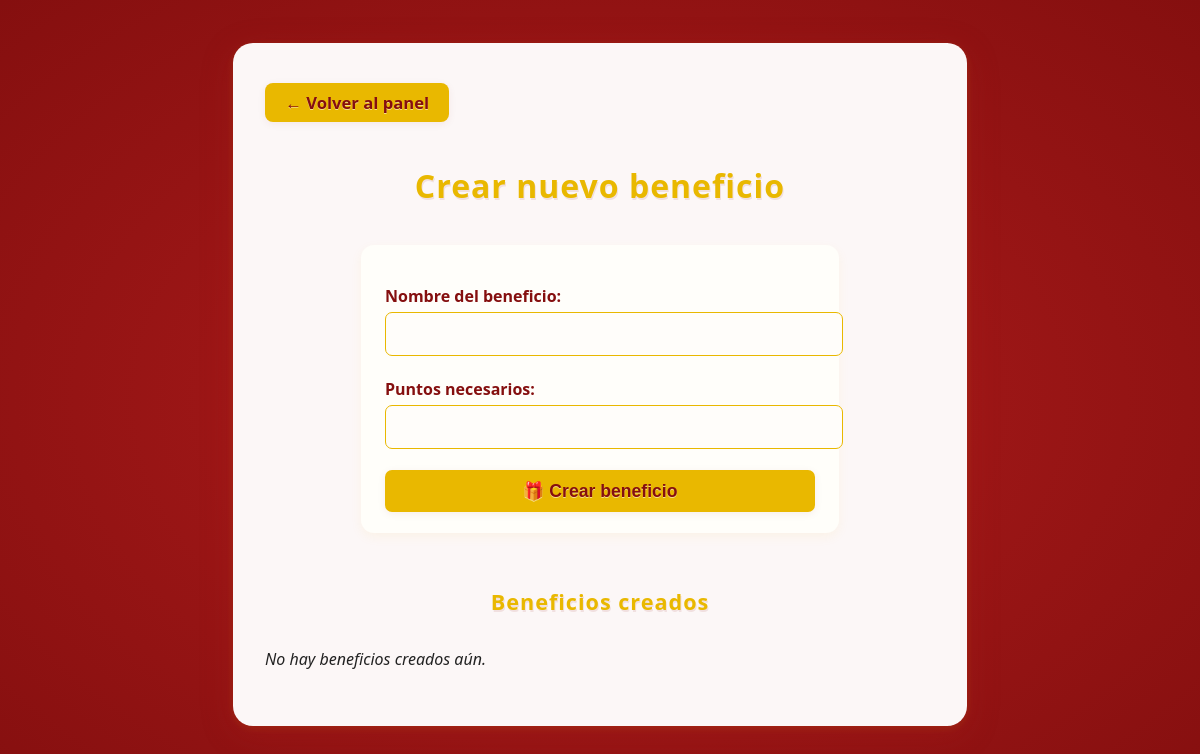
Before: /admin/crear_beneficio (signed in) with the older database file.
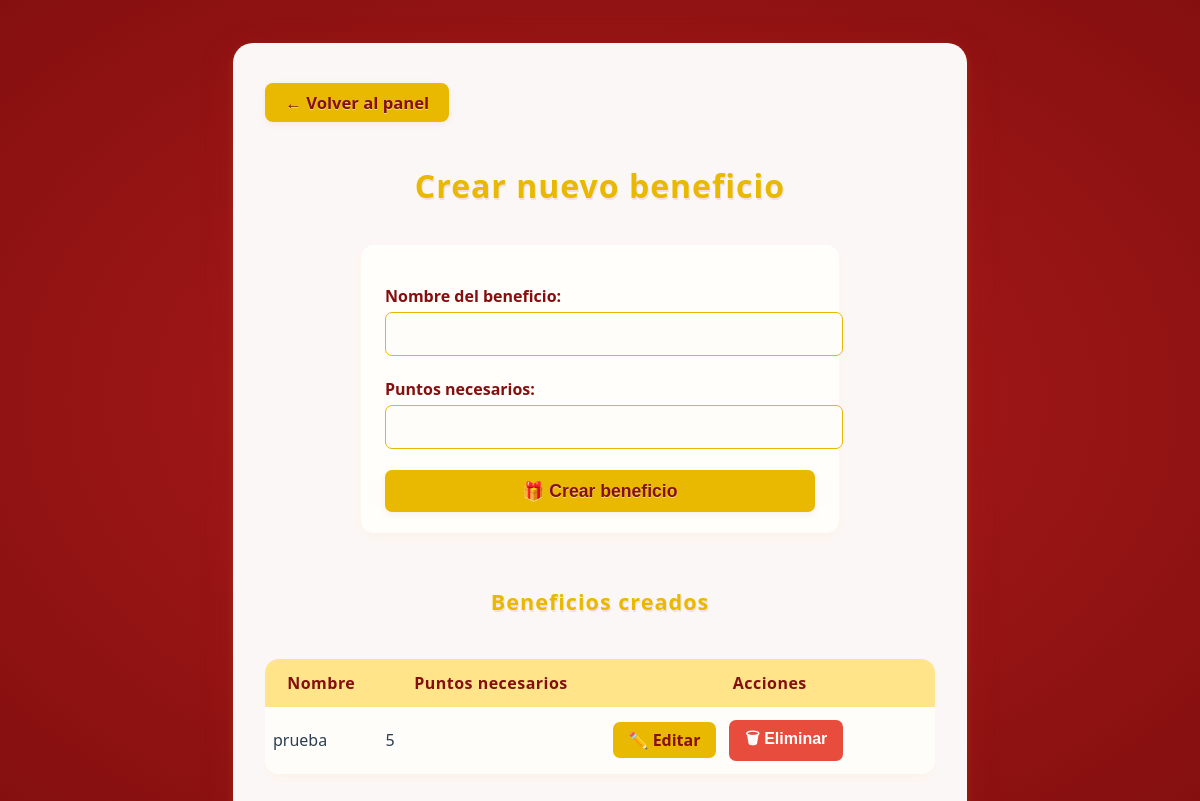
After: the same page with the newer database file.
### app/models.py (models this page shows, shortened)
class Beneficio(db.Model):
    id = db.Column(db.Integer, primary_key=True)
    nombre = db.Column(db.String(100), nullable=False)
    puntos_requeridos = db.Column(db.Integer, nullable=False)

### app/routes.py (the view, shortened to what this page needs)
@app.route('/admin/crear_beneficio', methods=['GET', 'POST'])
@requiere_rol('admin')
def crear_beneficio():
    if 'admin_id' not in session:
        return redirect(url_for('login'))
    beneficios = Beneficio.query.all()
    return render_template('crear_beneficio.html', beneficios=beneficios)

### app/__init__.py (called while the page is built)
@app.before_request
def mantener_sesion_activa():
    session.permanent = True

### app/routes.py (called while the page is built, shortened)
def requiere_rol(*roles_permitidos):
    def decorator(f):
        @wraps(f)
        def wrapper(*args, **kwargs):
            if 'admin_id' not in session:
                return redirect(url_for('login'))
            rol = session.get('rol')
            if rol not in roles_permitidos:
                flash("No tienes permiso para acceder a esta sección", "error")
                return redirect(url_for('panel_admin'))
            return f(*args, **kwargs)
        return wrapper
    return decorator

@app.before_request
def refrescar_timeout():
    if "admin_id" in session:
        now = datetime.utcnow()
        last = session.get("last_activity", now)
        if hasattr(last, "tzinfo") and last.tzinfo is not None:
            last = last.astimezone(timezone.utc).replace(tzinfo=None)
        session["last_activity"] = now

### app/templates/crear_beneficio.html (shortened to what this page needs)
<!DOCTYPE html>
<html>
<head>
    <link rel="stylesheet" href="{{ url_for('static', filename='css/crear.css') }}">
</head>
<body>
    <div class="admin-contenedor" style="max-width: 670px;">
        <a href="{{ url_for('panel_admin') }}" class="btn-primary" style="margin-bottom:1.2em;">← Volver al panel</a>
        <h1>Crear nuevo beneficio</h1>
        <form method="POST" action="{{ url_for('crear_beneficio') }}" class="benef-form">
            <label for="nombre">Nombre del beneficio:</label>
            <input type="text" id="nombre" name="nombre" required>
            <label for="puntos_requeridos">Puntos necesarios:</label>
            <input type="number" id="puntos_requeridos" name="puntos_requeridos" required>
            <button type="submit" class="btn btn-primary">🎁 Crear beneficio</button>
        </form>
        <h2 style="margin-top:2.5em;">Beneficios creados</h2>
        {% if beneficios %}
        <div class="table-responsive">
            <table>
                <thead>
                    <tr>
                        <th>Nombre</th>
                        <th>Puntos necesarios</th>
                        <th>Acciones</th>
                    </tr>
                </thead>
                <tbody>
                    {% for beneficio in beneficios %}
                    <tr>
                        <td>{{ beneficio.nombre }}</td>
                        <td>{{ beneficio.puntos_requeridos }}</td>
                        <td class="acciones">
                            <a href="{{ url_for('editar_beneficio', beneficio_id=beneficio.id) }}" class="btn-edit">✏️ Editar</a>
                            <form action="{{ url_for('eliminar_beneficio', beneficio_id=beneficio.id) }}" method="POST" style="display:inline;" onsubmit="return confirm('¿Seguro que deseas eliminar este beneficio?');">
                                <button type="submit" class="btn-delete">🗑 Eliminar</button>
                            </form>
                        </td>
                    </tr>
                    {% endfor %}
                </tbody>
            </table>
        </div>
        {% else %}
        <p style="margin-top:2em;"><em>No hay beneficios creados aún.</em></p>
        {% endif %}
    </div>
</body>
</html>

Changed rows visible on the page:
added Beneficio: nombre "prueba", puntos_requeridos "5"
Other visible differences:
text no longer shown: "No hay beneficios creados aún."
text now shown: "Nombre Puntos necesarios Acciones"
